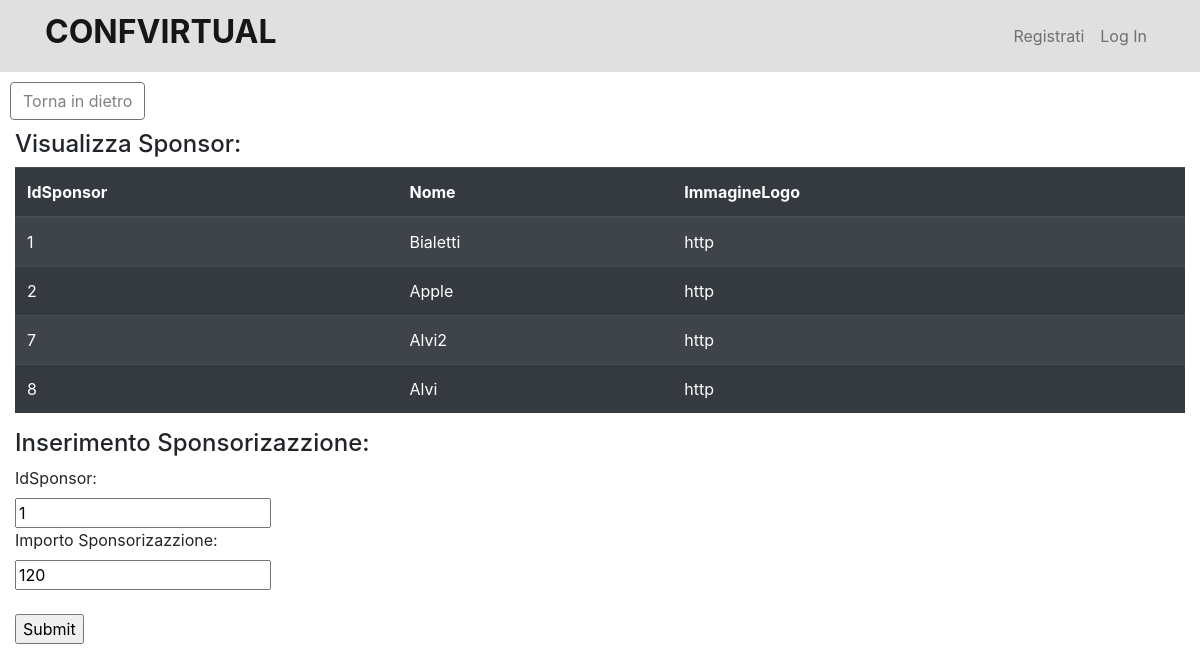
The page /Actions/paginaInserisciSponsorizazzione.php on the database as committed earlier.
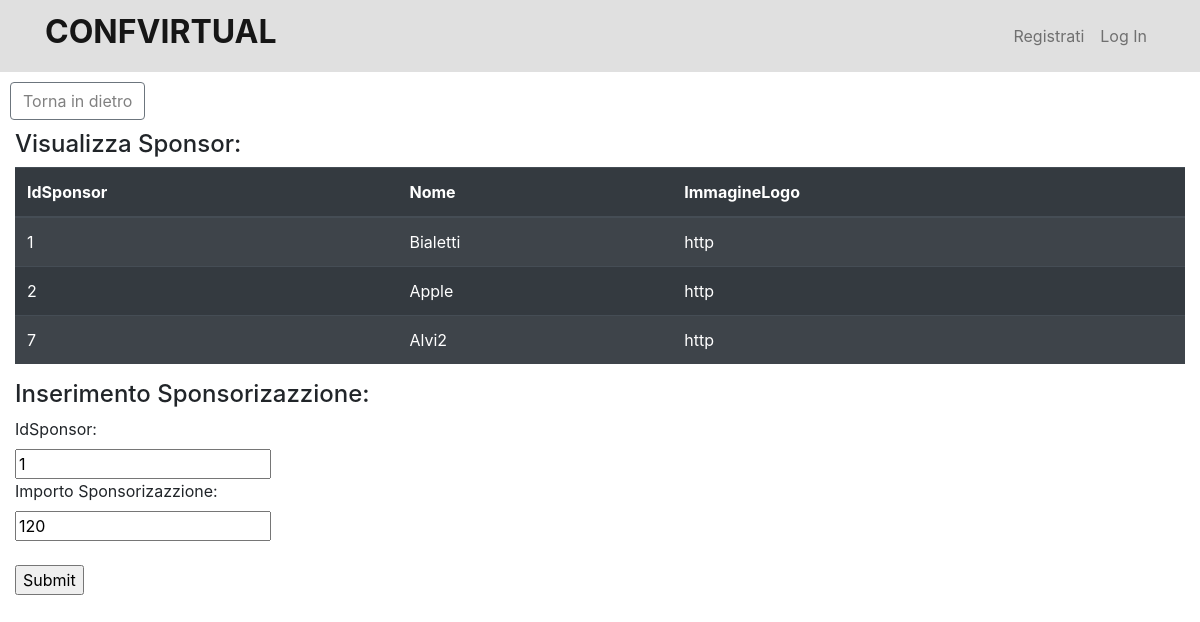
The same page on the database as committed later.
### tables this page shows
CREATE TABLE `sponsor` (
  `IdSponsor` int(11) NOT NULL,
  `Nome` varchar(45) NOT NULL,
  `ImmagineLogo` varchar(45) NOT NULL
);

### Actions/paginaInserisciSponsorizazzione.php (the view, shortened to what this page needs)
<?php require('../Components/head.php'); ?>
<?php require('../Components/navbar.php'); ?>
<?php require('../Actions/connessioneDB.php'); ?>
<td><button  class="btn btn-outline-secondary" type="submit" style="margin: 10px 10px 10px;"><a href="../Admin.php" style="color:grey;"> Torna in dietro</a> </button></form> </td>
<section>
  <div class="col-12">
  <h4>Visualizza Sponsor:</h4>
          <?php
          $result = mysqli_query($db, "SELECT * FROM sponsor");
          if(mysqli_num_rows($result) > 0) {
            echo "<table class='table table-dark table-striped'>";
            echo "<thead> <tr>";
            $field = $result->fetch_fields();
            $fields = array();
            $j = 0;
            foreach ($field as $col) {
                echo "<th>" . $col->name . "</th>";
                array_push($fields, array(++$j, $col->name));
            }
            echo "</tr>";
            echo "</thead>";
            echo "<tbody>";
            while ($row = $result->fetch_array()) {
                echo "<tr>";
                for ($i = 0; $i < sizeof($fields); $i++) {
                    $fieldname = $fields[$i][1];
                    $filedvalue = $row[$fieldname];
                    echo "<td>" . $filedvalue . "</td>";
                }
         ?>
        <?php
                    echo "</tr>";
                }
                echo "</tbody>";
                echo "</table>";
            } else {
                echo '<center> <h4> Non ci sono risultati </h4> </center>';
            }
        ?>
  <h4>Inserimento Sponsorizazzione:</h4>
          <form method="POST" action="inserisciAutore.php">
            <label for="Nome">IdSponsor:</label><br>
            <input type="text" id="IdSponsor" name="IdSponsor" value="1"><br>
            <label for="Nome">Importo Sponsorizazzione:</label><br>
            <input type="text" id="ImportoSponsorizazzione" name="ImportoSponsorizazzione" value="120">
            <input type="hidden" id="IdConferenza" name="IdConferenza" value="<?php echo $_POST['IdConferenza'];?>"><br><br>
            <input type="submit" value="Submit">
          </form><br><br>
  </div>
</section>

### Components/head.php (shortened to what this page needs)
<!DOCTYPE html>
<html lang="en">
<head>
<link rel="stylesheet" href="\Progetto_Basi\confvirtual\css\style.css">
<link rel="stylesheet" href="https://cdn.jsdelivr.net/npm/bootstrap@4.3.1/dist/css/bootstrap.min.css">
</head>
<body>

### Components/navbar.php (shortened to what this page needs)
<nav class="navbar navbar-expand-lg navbar-light col-lg-12" style="background-color: #E0E0E0;">
  <div class="container">
    <a class="navbar-brand" href="/Progetto_Basi/confvirtual/Home.php">
      <h2> <b> CONFVIRTUAL </b> </h2>
    </a>
    <div class="collapse navbar-collapse justify-content-end" id="navbarNav">
        <ul class="navbar-nav">
    <?php
    if (isset($_SESSION['utente'])) {
    ?>
    <?php
        if($_SESSION["tipo"] == 'Amministratore'){
            echo '<li class="nav-item">
                 <a class="nav-link" href="/Progetto_Basi/confvirtual/Admin.php"> Il mio profilo </a>
                </li>
                <li class="nav-item">
                 <a class="nav-link" href="/Progetto_Basi/confvirtual/Actions/Authentication/LogOut.php"> Esci </a>
                 </li>';
        }
        else if($_SESSION["tipo"] == 'Utente'){
          echo '<li class="nav-item">
              <a class="nav-link" href="/Progetto_Basi/confvirtual/Home.php"> Il mio profilo </a>
               </li>
               <li class="nav-item">
               <a class="nav-link" href="/Progetto_Basi/confvirtual/Actions/Authentication/LogOut.php"> Esci </a>
               </li>';
        }
        else if($_SESSION["tipo"]  == 'Speaker'){
          echo '<li class="nav-item">
              <a class="nav-link" href="/Progetto_Basi/confvirtual/Actions/paginaSpeaker.php"> Il mio profilo </a>
               </li>
               <li class="nav-item">
               <a class="nav-link" href="/Progetto_Basi/confvirtual/Actions/Authentication/LogOut.php"> Esci </a>
               </li>';
        }
        else if($_SESSION["tipo"]  == 'Presenter'){
          echo '<li class="nav-item">
              <a class="nav-link" href="/Progetto_Basi/confvirtual/Actions/paginaPresenter.php"> Il mio profilo </a>
               </li>
               <li class="nav-item">
               <a class="nav-link" href="/Progetto_Basi/confvirtual/Actions/Authentication/LogOut.php"> Esci </a>
               </li>';
        }
        ?>
    <?php
    } else {
    ?>
        <li class="nav-item">
          <a class="nav-link" href="/Progetto_Basi/confvirtual/Actions/Authentication/Registrati.php">Registrati</a>
        </li>
        <li class="nav-item">
          <a class="nav-link" href="/Progetto_Basi/confvirtual/Actions/Authentication/LogIn.php">Log In</a>
        </li>
    <?php
    }
    ?>
      </ul>
    </div>
  </div>
</nav>

### css/style.css (style rules this page uses)
div.container { display: inline-block; }

Rows that differ between the two databases and show on the page:
removed sponsor: IdSponsor "8", Nome "Alvi", ImmagineLogo "http"
